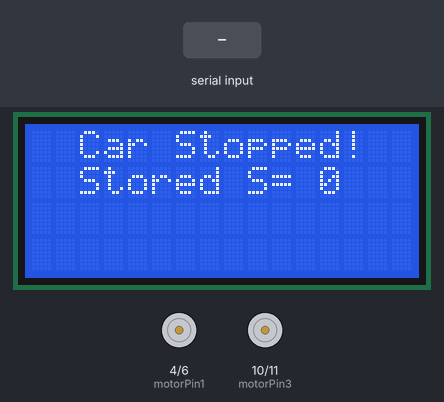
Simulated run of this sketch. Board: Arduino Uno, built with avr-gcc and run on an emulated ATmega328P. Parts: 16×4 character LCD, motor-driver pin pairs drawn as motors (green arrow = first pin HIGH = forward, orange = second pin HIGH = backward, longer = more drive, scaled by the enable pin). The inputs (shaded band) are chosen by the test bench. What the sketch prints to the serial monitor is not drawn.

Above: at 4.3 s.
4.4 s: "forward 1\n" received over Serial
At 6.2 s:
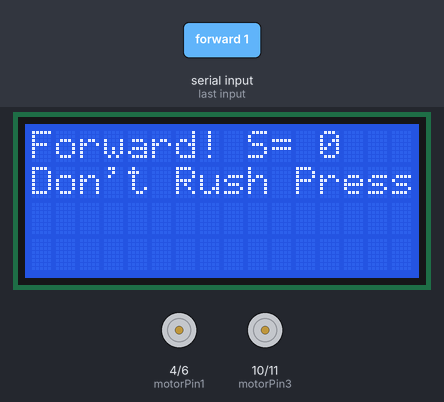
7.4 s: "right 1\n" received over Serial
At 7.8 s:
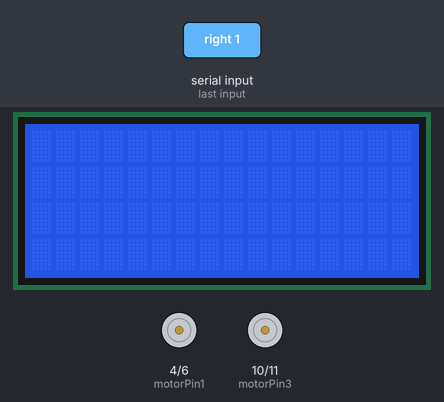
10.4 s: "left 1\n" received over Serial
At 11.8 s:
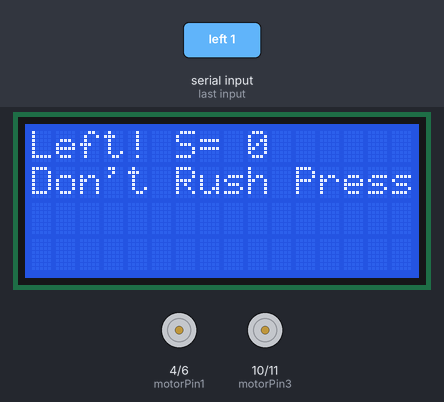
13.4 s: "backward 1\n" received over Serial
At 15.3 s:
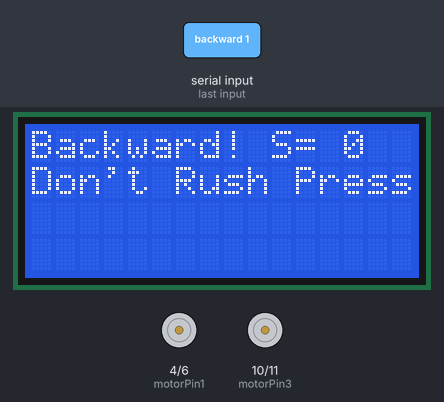
16.4 s: "speed" received over Serial
At 18.7 s:
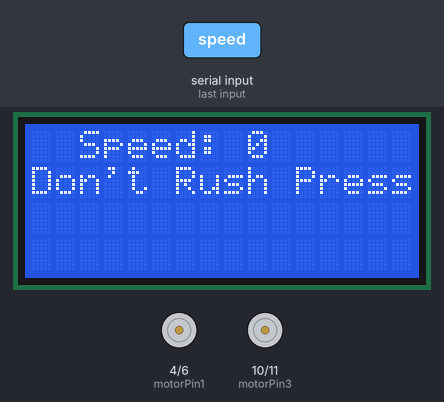
19.0 s: "forward 150\n" received over Serial
At 20.9 s:
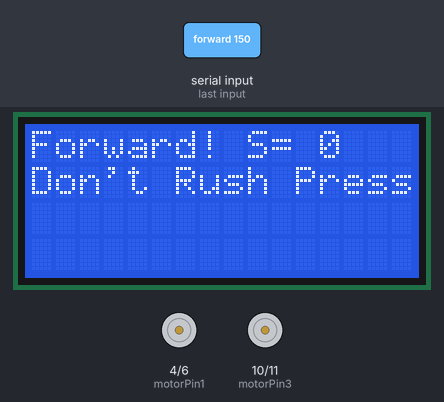
Timing chart, 0 to 22.4 s (numbered marks = the images above; inputs shaded):
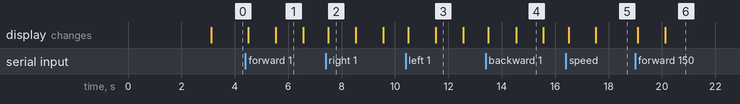

The sketch:

gui_car.ino
```cpp
//  C++ Codes on Arduino IDE  //
//    Bluetooth-based Rover   //
//        LCD with I2C        //
//         GUI Control        //
//  Speed Control through GUI //
//    Delay Input-Contorl     //

#include <Wire.h>
#include <LiquidCrystal_I2C.h>

// Setting up some variables
const int motorPin1 = 4;   // Green colour / Represents backward (alone & backward) right
const int motorPin2 = 6;   // Orange colour / Represents forward (alone & forward) left
const int motorPin3 = 10;  // Yellow color / Represents forward (alone & forward) right
const int motorPin4 = 11;  // Blue colour / Represents backward (alone & reverse) left

const int speedPinA = 9;
const int speedPinB = 5;

// The speed variable keeps the value of the speed of the car
int speed;

// The below line sets the display or lcd address to the 0x27 for the 16 chracter and two line
LiquidCrystal_I2C lcd(0x27, 16, 4);

String input;  // Stores the input coming from the Bluetooth

String command;    // Stores the directional command
int delayOrspeed;  // Stores the time or speed part of the input

void setup() {
  Serial.begin(9600);
  // Setting all the input and the output pins
  pinMode(motorPin1, OUTPUT);
  pinMode(motorPin2, OUTPUT);
  pinMode(motorPin3, OUTPUT);
  pinMode(motorPin4, OUTPUT);
  pinMode(speedPinA, OUTPUT);
  pinMode(speedPinB, OUTPUT);

  lcd.init();
  lcd.backlight();
  lcd.setCursor(2, 0);
  lcd.print("Connecting...");
  lcd.setCursor(0, 1);
  lcd.print("COMMAND TO CHECK");
  delay(3000);

  speed = 0;
  analogWrite(speedPinA, speed);
  analogWrite(speedPinB, speed);

  lcd.clear();
  stop();
}

void loop() {

  if (Serial.available()) {
    delay(100);
    lcd.clear();

    // Taking the Bluetooth command
    while (Serial.available()) {
      input = Serial.readString();

      // Splitting the command into command and delay/speed parts
      int spaceIndex = input.indexOf(' ');  // Find the index of the space character

      command = input.substring(0, spaceIndex);                // Extracting the command substring
      delayOrspeed = input.substring(spaceIndex + 1).toInt();  // Extracting the delay/speed substring and convert to integer

      if (command == "forward") {
        Serial.println(command);
        Serial.println(delayOrspeed);

        lcd.setCursor(0, 0);
        lcd.print("Forward! S= ");
        lcd.print(speed);
        lcd.setCursor(0, 1);
        lcd.print("Don't Rush Press");
        forward();

        delay(delayOrspeed * 1000);
        lcd.clear();
        stop();
      }

      else if (command == "right") {
        Serial.println(command);
        Serial.println(delayOrspeed);

        lcd.setCursor(0, 0);
        lcd.print("Right! S= ");
        lcd.print(speed);
        lcd.setCursor(0, 1);
        lcd.print("Don't Rush Press");
        right();

        delay(delayOrspeed * 1000);
        lcd.clear();
        stop();
      }

      else if (command == "left") {
        Serial.println(command);
        Serial.println(delayOrspeed);

        lcd.setCursor(0, 0);
        lcd.print("Left! S= ");
        lcd.print(speed);
        lcd.setCursor(0, 1);
        lcd.print("Don't Rush Press");
        left();

        delay(delayOrspeed * 1000);
        lcd.clear();
        stop();
      }

      else if (command == "backward") {
        Serial.println(command);
        Serial.println(delayOrspeed);

        lcd.setCursor(0, 0);
        lcd.print("Backward! S= ");
        lcd.print(speed);
        lcd.setCursor(0, 1);
        lcd.print("Don't Rush Press");
        backward();

        delay(delayOrspeed * 1000);
        lcd.clear();
        stop();
      }

      else if (command == "stop") {
        Serial.println(command);
        Serial.println(delayOrspeed);

        stop();
        lcd.clear();
      }

      else if (command == "speed") {
        Serial.println(command);

        speed = delayOrspeed;
        Serial.println(speed);

        lcd.setCursor(2, 0);
        lcd.print("Speed: ");
        lcd.print(speed);
        lcd.setCursor(0, 1);
        lcd.print("Don't Rush Press");

        analogWrite(speedPinA, speed);
        analogWrite(speedPinB, speed);
      }

      else if (command == "quit") {
        Serial.println(command);
        lcd.setCursor(1, 0);
        lcd.print("Reverting Ops!");
        lcd.setCursor(0, 1);
        lcd.print("Reverting S= ");
        lcd.print(speed);

        delay(delayOrspeed * 1000);
        lcd.clear();
        setup();
      }
    }
  }
}

void forward() {
  digitalWrite(motorPin1, LOW);
  digitalWrite(motorPin2, HIGH);
  digitalWrite(motorPin3, HIGH);
  digitalWrite(motorPin4, LOW);
}

void stop() {
  lcd.setCursor(2, 0);
  lcd.print("Car Stopped!");
  lcd.setCursor(2, 1);
  lcd.print("Stored S= ");
  lcd.print(speed);

  digitalWrite(motorPin1, LOW);
  digitalWrite(motorPin2, LOW);
  digitalWrite(motorPin3, LOW);
  digitalWrite(motorPin4, LOW);
}

void backward() {
  digitalWrite(motorPin1, HIGH);
  digitalWrite(motorPin2, LOW);
  digitalWrite(motorPin3, LOW);
  digitalWrite(motorPin4, HIGH);
}

void left() {
  digitalWrite(motorPin1, LOW);
  digitalWrite(motorPin2, HIGH);
  digitalWrite(motorPin3, LOW);
  digitalWrite(motorPin4, HIGH);
}

void right() {
  digitalWrite(motorPin1, HIGH);
  digitalWrite(motorPin2, LOW);
  digitalWrite(motorPin3, HIGH);
  digitalWrite(motorPin4, LOW);
}
```

Measured:
- after the input at 4.4 s, the display: first changes after 0.10 s (image 1 shows a later state)
- after the input at 7.4 s, the display: changes after 0.10 s (image 2)
- after the input at 10.4 s, the display: first changes after 0.10 s (image 3 shows a later state)
- after the input at 13.4 s, the display: first changes after 0.10 s (image 4 shows a later state)
- after the input at 16.4 s, the display: first changes after 0.10 s (image 5 shows a later state)
- after the input at 19.0 s, the display: first changes after 0.10 s (image 6 shows a later state)
- what the display in image 1 shows lasts 1.1 s, from 5.5 s to 6.6 s
